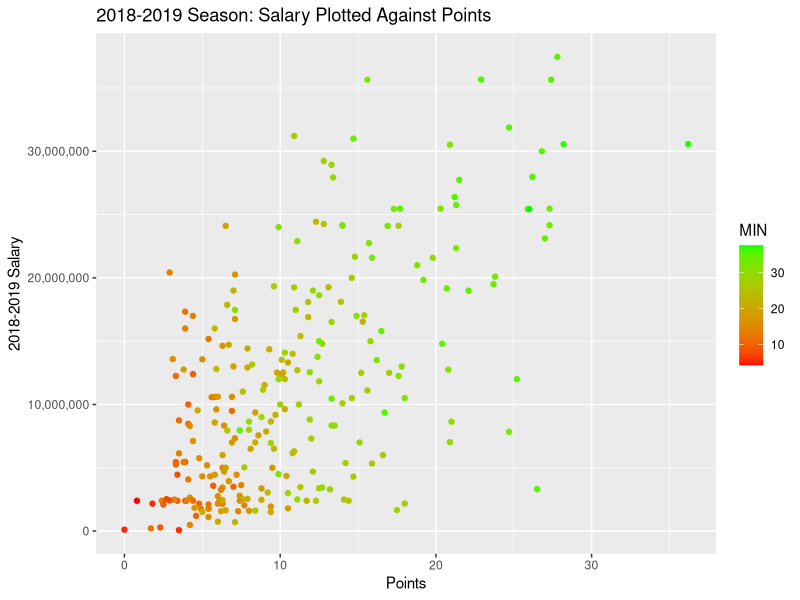
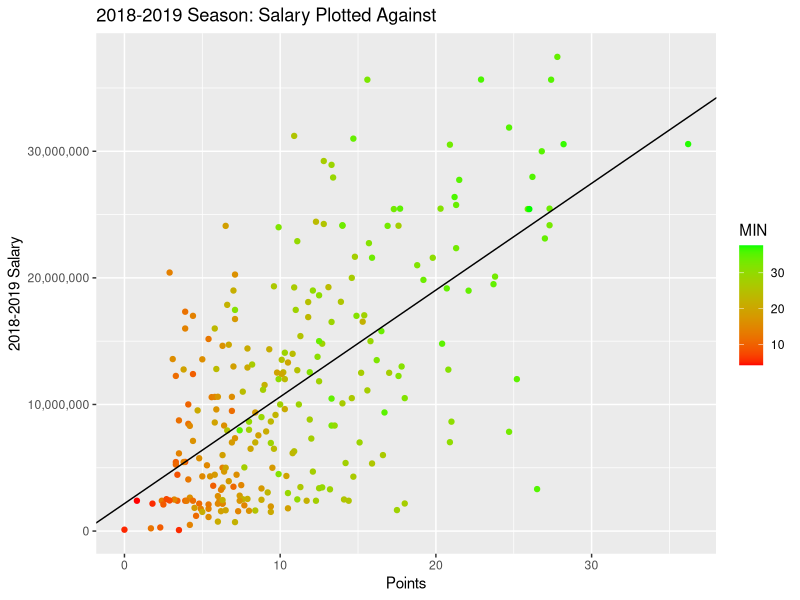

Source code (R) for these figures, in order:
## ---- chunk 1
knitr::opts_chunk$set(echo = TRUE)
## ---- chunk 2
summary(cars)
## ---- chunk 3
players1819 <- read.csv(file = "players18-19.csv", header = TRUE)
players1718 <- read.csv(file = "players17-18.csv", header = TRUE)
players1617 <- read.csv(file = "players16-17.csv", header = TRUE)
players1516 <- read.csv(file = "players15-16.csv", header = TRUE)
## ---- chunk 4
salary1819 <- read.csv(file = "18-19_salary.csv", header = TRUE)
salary1718 <- read.csv(file = "17-18_salary.csv", header = TRUE)
salary1617 <- read.csv(file = "16-17_salary.csv", header = TRUE)
salary1516 <- read.csv(file = "15-16_salary.csv", header = TRUE)
## ---- chunk 5
#merge concactenates two dataframes together by values in a certain row or column.
df_salary <- merge(salary1516, salary1617, by.x = "Player", by.y = "Player")
df_salary <- merge(df_salary, salary1718, by.x = "Player", by.y = "Player")
df_salary <- merge(df_salary, salary1819, by.x = "Player", by.y = "Player")

#rm removes dataframes and vectors from our local working environment.
#rm(salary1516, salary1617, salary1718, salary1819)
## ---- chunk 6
names(df_salary) <- c("Player", "y1516", "y1617", "y1718", "y1819")

df_salary$Player <- as.character(df_salary$Player)

df_salary$y1516 = as.numeric(gsub("[\\$,]", "", as.character(df_salary$y1516)))
df_salary$y1617 = as.numeric(gsub("[\\$,]", "", as.character(df_salary$y1617)))
df_salary$y1718 = as.numeric(gsub("[\\$,]", "", as.character(df_salary$y1718)))
df_salary$y1819 = as.numeric(gsub("[\\$,]", "", as.character(df_salary$y1819)))

#Trim unnecessary whitespace to prevent string matching errors
df_salary$Player = trimws(df_salary$Player)
## ---- chunk 7
head(df_salary)
## ---- chunk 8
require(ggplot2)
require(scales)
data1819 <- merge(df_salary, players1819, by.x = "Player", by.y = "PLAYER")

p <- ggplot(data = data1819, aes(y = y1819, x = PTS, colour = MIN))
p + scale_y_continuous(labels = comma) + ylab("2018-2019 Salary") + 
  xlab("Points") + ggtitle("2018-2019 Season: Salary Plotted Against Points") + 
  scale_color_gradient(low="red", high="green") + geom_point()
## ---- chunk 9
#lm stands for "linear model"
points_salary <- lm(y1819 ~ PTS, data = data1819)
summary(points_salary)
## ---- chunk 10
p + scale_y_continuous(labels = comma) + ylab("2018-2019 Salary") + 
  xlab("Points") + ggtitle("2018-2019 Season: Salary Plotted Against ") + 
  scale_color_gradient(low="red", high="green") + geom_point() + geom_abline(intercept = 2174352, slope = 843156)
## ---- chunk 11
require(lpSolve)
# obj represents the objective function. This is the function that calculates the total cost of the team and is what we are trying to minimize.
obj <- data1819$y1819
#constr represents the constraint functions. These are the conditions that a valid solution must satisfy. The conditions we impose are that the "team" must have a minimum sum of 100 points per game, the team must have at least 12 players, and each player can only be chosen at most once.
constr <- matrix(append(append(data1819$PTS, rep(1, times = 256)), as.vector(diag(nrow = 256))), nrow = 258, byrow = TRUE)
#right represents the right hand side of the constraint functions.
right <- c(100, 12, rep(1, times = 256))
#constraints_direction represents the sign of the constraint functions.
constranints_direction  <- c(">=", ">=", rep("<=", times = 256))
optimum <-  lp(direction="min",
               objective.in = obj,
               const.mat = constr,
               const.dir = constranints_direction,
               const.rhs = right,
               all.int = T)

best_sol <- optimum$solution
names(best_sol) <- data1819$Player
print(best_sol)
## ---- chunk 12
print(paste("Total cost: ", optimum$objval, sep=""))
